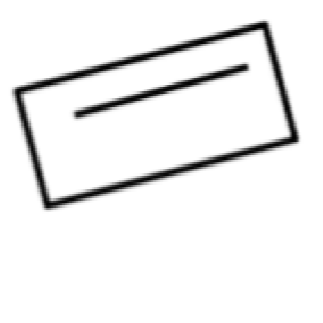
#> input picture original_images/rect2.png, 323 x 323 px
$ python rectangle_alignment.py
#> lines starting #> are read from the running program, lines starting #| are printed output that depends on the picture; after the words box and inside, x2 and y2 are one past the last pixel; in counts of white or black regions, pixels touching at a corner belong together
import cv2
import numpy as np

# Load the image
image = cv2.imread('original_images/rect2.png')
#> image is the input picture: shape (323, 323, 3); min 1, max 255, mean 239.8

# Convert the image to grayscale
gray = cv2.cvtColor(image, cv2.COLOR_BGR2GRAY)

# Apply adaptive thresholding
_, thresholded = cv2.threshold(gray, 200, 255, cv2.THRESH_BINARY)
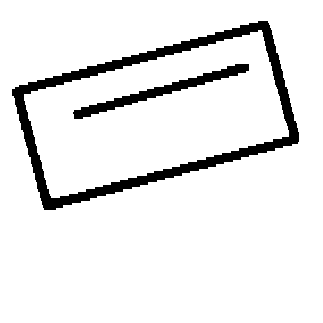
#> thresholded: shape (323, 323); 91.7% white; 2 black regions, box (x1, y1, x2, y2) and area: (12, 21, 299, 210) 6986, (73, 64, 249, 119) 1647

# Find contours
contours, _ = cv2.findContours(
    thresholded, cv2.RETR_EXTERNAL, cv2.CHAIN_APPROX_SIMPLE)
#> contours = [[[0, 0], [0, 322], [322, 322], [322, 0]]]

# Find the largest rectangle contour
largest_contour = max(contours, key=cv2.contourArea)
#> largest_contour = [[0, 0], [0, 322], [322, 322], [322, 0]]

# Approximate the largest contour to a polygon
approx = cv2.approxPolyDP(largest_contour, 0.02 *
                          cv2.arcLength(largest_contour, True), True)
#> approx = [[0, 0], [0, 322], [322, 322], [322, 0]]

# Get the bounding rectangle of the polygon
x, y, w, h = cv2.boundingRect(approx)
#> x = 0; y = 0; w = 323; h = 323

# Calculate the coordinates of the rectangle corners
rect_points = np.array(
    [[x, y], [x + w, y], [x + w, y + h], [x, y + h]], dtype=np.float32)
#> rect_points = [[0, 0], [323, 0], [323, 323], [0, 323]]

# Sort the rectangle points in clockwise order starting from the top-left corner
rect_points = rect_points[np.argsort(rect_points[:, 0])]
#> rect_points = [[0, 0], [0, 323], [323, 0], [323, 323]]

# Calculate the width and height of the rectangle
width = np.linalg.norm(rect_points[0] - rect_points[1])
#> width = 323
height = np.linalg.norm(rect_points[1] - rect_points[2])
#> height = 456.8

# Set the destination points for the transformation
dst_points = np.float32([[0, 0], [width - 1, 0], [width - 1, height - 1]])
#> dst_points = [[0, 0], [322, 0], [322, 455.8]]

# Perform the perspective transformation
M = cv2.getAffineTransform(rect_points[:3], dst_points)
#> M = [[0.997, 0.997, 0], [1.41, 0, 0]]
aligned_image = cv2.warpAffine(image, M, (int(width), int(height)))
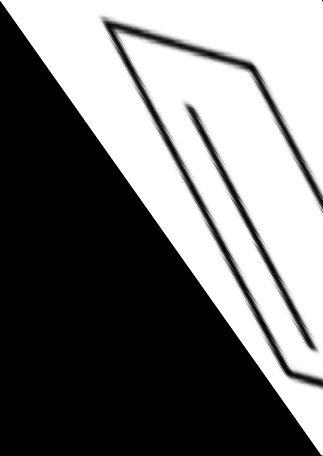
#> aligned_image: shape (456, 323, 3); min 0, max 255, mean 116.9

# Display the aligned image
cv2.imshow('Aligned Image', aligned_image)
cv2.waitKey(0)
cv2.destroyAllWindows()

$ run again, with original_images/rect1.png copied over original_images/rect2.png
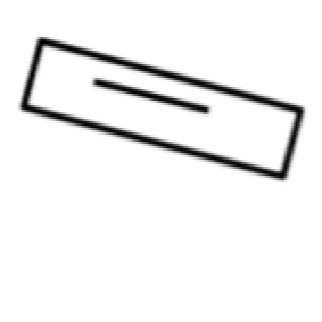
#> input picture original_images/rect1.png, 322 x 322 px
#> image is the input picture: shape (322, 322, 3); min 0, max 255, mean 241.8
#> `_, thresholded = cv2.threshold(gray, 200, 255, cv2.THRESH_BINARY)`:
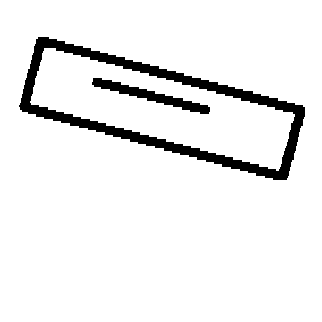
#> thresholded: shape (322, 322); 92.9% white; 2 black regions, box (x1, y1, x2, y2) and area: (19, 37, 305, 180) 6316, (92, 78, 210, 114) 1079
#> contours = [[[0, 0], [0, 321], [321, 321], [321, 0]]]
#> largest_contour = [[0, 0], [0, 321], [321, 321], [321, 0]]
#> x = 0; w = 322
#> `rect_points = np.array( [[x, y], [x + w, y], [x + w, y + h], [x, y + h..`: rect_points = [[0, 0], [322, 0], [322, 322], [0, 322]]
#> `rect_points = rect_points[np.argsort(rect_points[:, 0])]`: rect_points = [[0, 0], [0, 322], [322, 0], [322, 322]]
#> width = 322
#> height = 455.4
#> dst_points = [[0, 0], [321, 0], [321, 454.4]]
#> M = [[0.997, 0.997, 0], [1.41, 0, 0]]
#> `aligned_image = cv2.warpAffine(image, M, (int(width), int(height)))`:
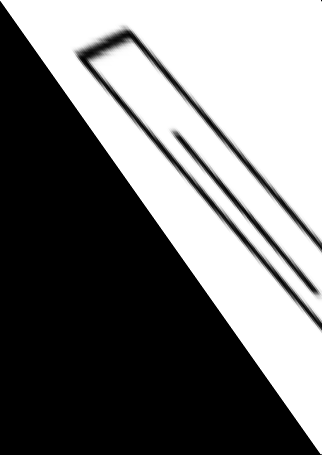
#> aligned_image: shape (455, 322, 3); min 0, max 255, mean 119

$ run again, with original_images/rect3.png copied over original_images/rect2.png
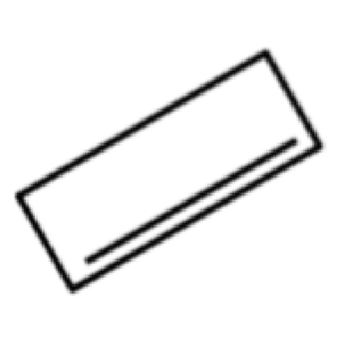
#> input picture original_images/rect3.png, 347 x 347 px
#> image is the input picture: shape (347, 347, 3); min 0, max 255, mean 240.1
#> `_, thresholded = cv2.threshold(gray, 200, 255, cv2.THRESH_BINARY)`:
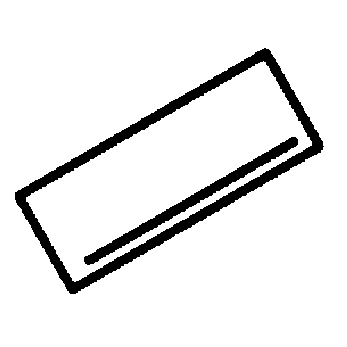
#> thresholded: shape (347, 347); 91.7% white; 2 black regions, box (x1, y1, x2, y2) and area: (15, 48, 324, 294) 7577, (84, 137, 298, 265) 2377
#> contours = [[[0, 0], [0, 346], [346, 346], [346, 0]]]
#> largest_contour = [[0, 0], [0, 346], [346, 346], [346, 0]]
#> x = 0; w = 347
#> `rect_points = np.array( [[x, y], [x + w, y], [x + w, y + h], [x, y + h..`: rect_points = [[0, 0], [347, 0], [347, 347], [0, 347]]
#> `rect_points = rect_points[np.argsort(rect_points[:, 0])]`: rect_points = [[0, 0], [0, 347], [347, 0], [347, 347]]
#> width = 347
#> height = 490.7
#> dst_points = [[0, 0], [346, 0], [346, 489.7]]
#> M = [[0.997, 0.997, 0], [1.41, 0, 0]]
#> `aligned_image = cv2.warpAffine(image, M, (int(width), int(height)))`:
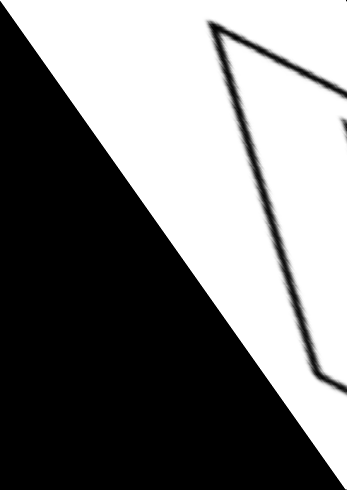
#> aligned_image: shape (490, 347, 3); min 0, max 255, mean 122.2

$ run again, with original_images/rect4.png copied over original_images/rect2.png
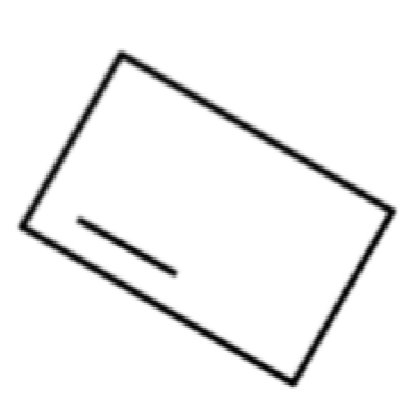
#> input picture original_images/rect4.png, 404 x 404 px
#> image is the input picture: shape (404, 404, 3); min 0, max 255, mean 243
#> `_, thresholded = cv2.threshold(gray, 200, 255, cv2.THRESH_BINARY)`:
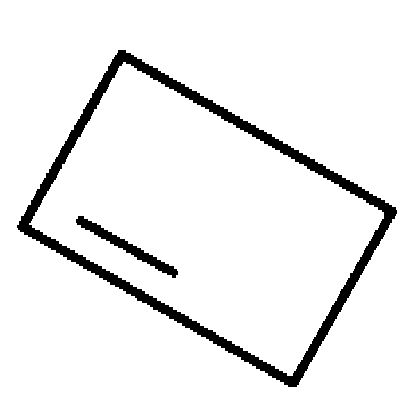
#> thresholded: shape (404, 404); 93.4% white; 2 black regions, box (x1, y1, x2, y2) and area: (17, 50, 397, 387) 9697, (76, 216, 178, 278) 1043
#> contours = [[[0, 0], [0, 403], [403, 403], [403, 0]]]
#> largest_contour = [[0, 0], [0, 403], [403, 403], [403, 0]]
#> x = 0; w = 404
#> `rect_points = np.array( [[x, y], [x + w, y], [x + w, y + h], [x, y + h..`: rect_points = [[0, 0], [404, 0], [404, 404], [0, 404]]
#> `rect_points = rect_points[np.argsort(rect_points[:, 0])]`: rect_points = [[0, 0], [0, 404], [404, 0], [404, 404]]
#> width = 404
#> height = 571.3
#> dst_points = [[0, 0], [403, 0], [403, 570.3]]
#> M = [[0.998, 0.998, 0], [1.41, 0, 0]]
#> `aligned_image = cv2.warpAffine(image, M, (int(width), int(height)))`:
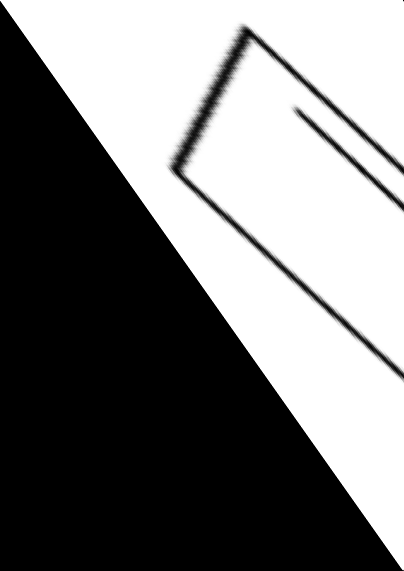
#> aligned_image: shape (571, 404, 3); min 0, max 255, mean 122
